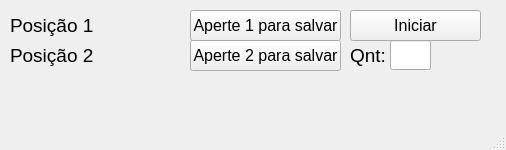
<?xml version="1.0" encoding="UTF-8"?>
<ui version="4.0">
 <class>MainWindow</class>
 <widget class="QMainWindow" name="MainWindow">
  <property name="geometry">
   <rect>
    <x>0</x>
    <y>0</y>
    <width>506</width>
    <height>150</height>
   </rect>
  </property>
  <property name="windowTitle">
   <string>MainWindow</string>
  </property>
  <widget class="QWidget" name="centralwidget">
   <widget class="QPushButton" name="b1">
    <property name="geometry">
     <rect>
      <x>190</x>
      <y>10</y>
      <width>151</width>
      <height>31</height>
     </rect>
    </property>
    <property name="font">
     <font>
      <pointsize>12</pointsize>
     </font>
    </property>
    <property name="text">
     <string>Aperte 1 para salvar</string>
    </property>
   </widget>
   <widget class="QLabel" name="p1">
    <property name="geometry">
     <rect>
      <x>10</x>
      <y>10</y>
      <width>101</width>
      <height>31</height>
     </rect>
    </property>
    <property name="font">
     <font>
      <pointsize>14</pointsize>
     </font>
    </property>
    <property name="text">
     <string>Posição 1</string>
    </property>
   </widget>
   <widget class="QLabel" name="p2">
    <property name="geometry">
     <rect>
      <x>10</x>
      <y>40</y>
      <width>101</width>
      <height>31</height>
     </rect>
    </property>
    <property name="font">
     <font>
      <pointsize>14</pointsize>
     </font>
    </property>
    <property name="text">
     <string>Posição 2</string>
    </property>
   </widget>
   <widget class="QLabel" name="posi1">
    <property name="geometry">
     <rect>
      <x>90</x>
      <y>10</y>
      <width>101</width>
      <height>31</height>
     </rect>
    </property>
    <property name="font">
     <font>
      <pointsize>14</pointsize>
     </font>
    </property>
    <property name="text">
     <string/>
    </property>
   </widget>
   <widget class="QLabel" name="posi2">
    <property name="geometry">
     <rect>
      <x>90</x>
      <y>40</y>
      <width>101</width>
      <height>31</height>
     </rect>
    </property>
    <property name="font">
     <font>
      <pointsize>14</pointsize>
     </font>
    </property>
    <property name="text">
     <string/>
    </property>
   </widget>
   <widget class="QPushButton" name="b2">
    <property name="geometry">
     <rect>
      <x>190</x>
      <y>40</y>
      <width>151</width>
      <height>31</height>
     </rect>
    </property>
    <property name="font">
     <font>
      <pointsize>12</pointsize>
     </font>
    </property>
    <property name="text">
     <string>Aperte 2 para salvar</string>
    </property>
   </widget>
   <widget class="QPushButton" name="iniciar">
    <property name="geometry">
     <rect>
      <x>350</x>
      <y>10</y>
      <width>131</width>
      <height>31</height>
     </rect>
    </property>
    <property name="font">
     <font>
      <pointsize>12</pointsize>
     </font>
    </property>
    <property name="text">
     <string>Iniciar</string>
    </property>
   </widget>
   <widget class="QLabel" name="p2_2">
    <property name="geometry">
     <rect>
      <x>350</x>
      <y>40</y>
      <width>41</width>
      <height>31</height>
     </rect>
    </property>
    <property name="font">
     <font>
      <pointsize>14</pointsize>
     </font>
    </property>
    <property name="text">
     <string>Qnt:</string>
    </property>
   </widget>
   <widget class="QLineEdit" name="qnt">
    <property name="geometry">
     <rect>
      <x>390</x>
      <y>40</y>
      <width>41</width>
      <height>30</height>
     </rect>
    </property>
    <property name="font">
     <font>
      <pointsize>12</pointsize>
     </font>
    </property>
   </widget>
  </widget>
  <widget class="QMenuBar" name="menubar">
   <property name="geometry">
    <rect>
     <x>0</x>
     <y>0</y>
     <width>506</width>
     <height>21</height>
    </rect>
   </property>
  </widget>
  <widget class="QStatusBar" name="statusbar"/>
 </widget>
 <resources/>
 <connections/>
</ui>
